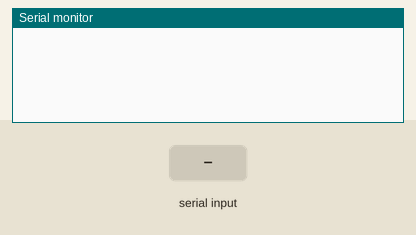
This sketch was run on a simulated Arduino Uno, built with avr-gcc and run on an emulated ATmega328P. On the bench: the last lines printed to the serial monitor. The inputs (shaded band) are chosen by the test bench.

Above: at 1.2 s.
1.3 s: "H" received over Serial
At 2.0 s:
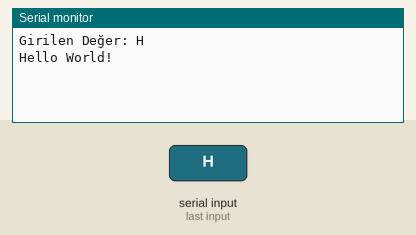
2.8 s: "h" received over Serial
At 3.2 s:
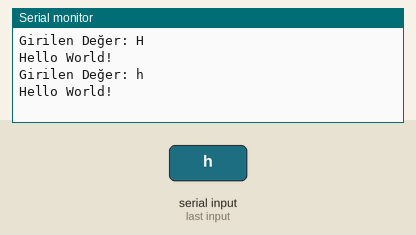
4.3 s: "1" received over Serial
At 4.8 s:
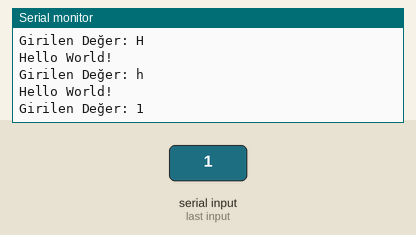

The sketch:

hello_world1.ino
```cpp
void setup() {
  Serial.begin(9600);
}

void loop() {
  if (Serial.available()) {
    char girilenDeger = Serial.read();
    Serial.print("Girilen Değer: ");
    Serial.println(girilenDeger);

    if (girilenDeger == 'H' || girilenDeger == 'h' ) {
      Serial.println("Hello World!");
    }
  }
}
```

Measured:
- after the input at 1.3 s, the serial monitor: prints a new line at once (image 1)
- after the input at 2.8 s, the serial monitor: prints a new line at once (image 2)
- after the input at 4.3 s, the serial monitor: prints a new line at once (image 3)
